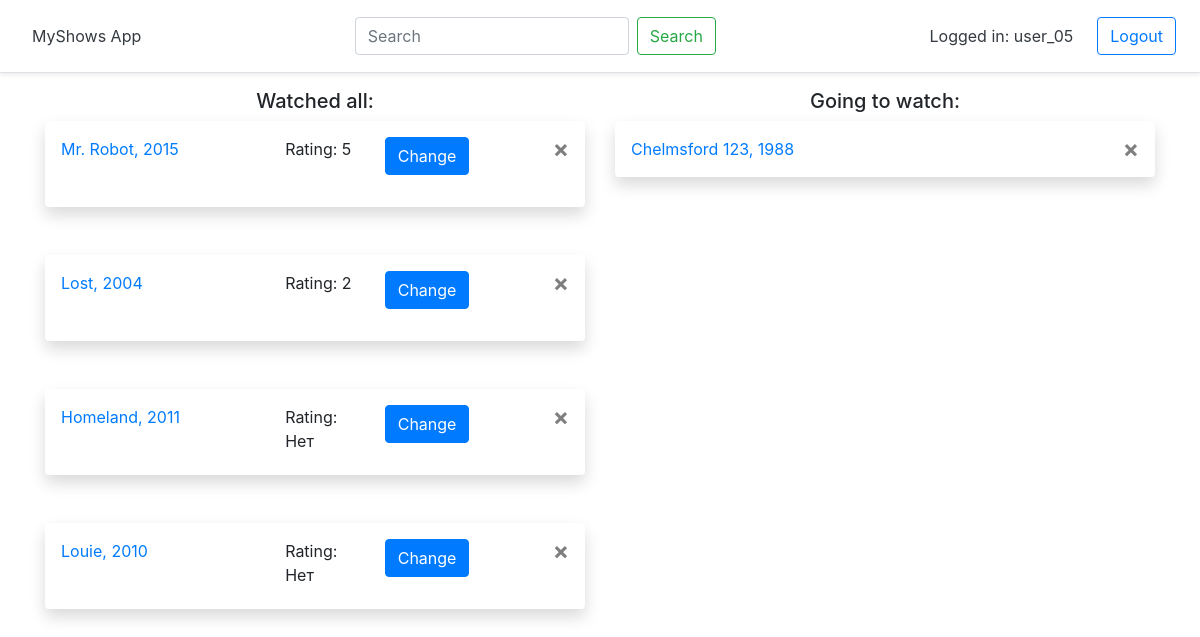
Screenshot of / (signed in) with the database file from the repository.
### tracker/models.py (models this page shows, shortened)
class SerialComplete(models.Model):
    user_link = models.ForeignKey(settings.AUTH_USER_MODEL, on_delete=models.CASCADE)
    myshows_id = models.PositiveSmallIntegerField(default=0)
    title_eng = models.CharField(max_length=50)
    year = models.PositiveSmallIntegerField(default=0)
    rating = models.CharField(max_length=50, default='No')

class SerialLater(models.Model):
    user_link = models.ForeignKey(settings.AUTH_USER_MODEL, on_delete=models.CASCADE)
    myshows_id = models.PositiveSmallIntegerField(default=0)
    title_eng = models.CharField(max_length=50)
    year = models.PositiveSmallIntegerField(default=0)

### tracker/views.py (the view)
# urls.py: path('', views.index , name='index'),
@login_required
def index(request):
    user = request.user
    form_rating = RatingForm()
    serial_change_id = None
    if 'del_later' in request.POST:
        myshows_id = request.POST['del_later']
        delete_seriallater(myshows_id, user.id)
    if 'del_complete' in request.POST:
        myshows_id = request.POST['del_complete']
        delete_serialcomplete(myshows_id, user.id)
    if 'set_rating' in request.POST:
         form_rating = RatingForm(request.POST)
         if form_rating.is_valid():
             myshows_id = request.POST['set_rating']
             rating = request.POST['rating']
             set_rating(myshows_id, user.id, rating)
    if 'change_rating' in request.POST:
        serial_change_id = int(request.POST['change_rating'])
    serials_later_page = pagination(
        serials=set_all_seriallater(user),
        page=request.GET.get('page1'))
    serials_complete_page = pagination(
        serials=set_all_serialcomplete(user),
        page=request.GET.get('page2'))
    context = {
        'serials_later': serials_later_page,
        'serials_complete': serials_complete_page,
        'form_rating': form_rating,
        'serial_change_id': serial_change_id
        }
    return render(request, 'tracker/index.html', context)

### tracker/forms.py
class RatingForm(ModelForm):
    class Meta:
        model = SerialComplete
        fields = ['rating']
        widgets = {'rating': Select(choices=RATING_CHOICES,
                                    attrs={'class':'custom-select custom-select-sm'})}

### tracker/services.py (called while the page is built)
def set_all_seriallater(user):
    return user.seriallater_set.all()

def set_all_serialcomplete(user):
    return user.serialcomplete_set.all()

def pagination(serials, page):
    paginator = Paginator(serials, 5)
    try:
        serials_page = paginator.page(page)
    except PageNotAnInteger:
        serials_page = paginator.page(1)
    except EmptyPage:
        serials_page = paginator.page(paginator.num_pages)
    return serials_page

### tracker/templates/tracker/index.html (shortened to what this page needs)
{% extends 'tracker/base.html' %}
{% block content %}
<div class="row">
  <div class="col-sm">
    <h5 class="text-center">Watched all:</h5>
    {% for serial in serials_complete %}
    <div class="shadow p-3 mb-5 bg-white rounded">
      <div class="row">
        <div class="col-5">
          <a href="{% url 'detail' id=serial.myshows_id %}">{{ serial.title_eng }}, {{ serial.year }}</a>
        </div>
        {% if serial_change_id == serial.myshows_id %}
        <div class="col">
          <form action="" method="post">
            {% csrf_token %}
            {{ form_rating.as_p }}
          </div>
          <div class="col">
            <button type="submit" name="set_rating" value="{{ serial.myshows_id }}" class="btn btn-primary">Save</button>
          </div>
        </form>
        {% else %}
        <div class="col">
          Rating: {{ serial.rating }}
        </div>
        <div class="col">
          <form action="" method="post">
            <button type="submit" name="change_rating" value="{{ serial.myshows_id }}" class="btn btn-primary">Change</button>
        </div>
        <div class="col">
          <form action="" method="post">
            <button type="submit" name="del_complete" value="{{ serial.myshows_id }}" class="close" aria-label="Close">
              <span class="align-text-top" aria-hidden="true"> &times; </span>
            </button>
          </form>
        </div>
          {% endif %}
      </div>
    </div>
      {% endfor %}
  </div>
  <div class="col-sm">
    <h5 class="text-center">Going to watch:</h5>
    {% for serial in serials_later %}
    <div class="shadow p-3 mb-5 bg-white rounded">
      <div class="row">
        <div class="col">
          <a href="{% url 'detail' id=serial.myshows_id %}">{{ serial.title_eng }}, {{ serial.year }} </a>
        </div>
        <div class="col">
          <form action="" method="post">
            <button type="submit" name="del_later" value="{{ serial.myshows_id }}" class="close" aria-label="Close">
              <span class="align-text-top" aria-hidden="true"> &times; </span>
            </button>
          </form>
        </div>
      </div>
    </div>
    {% endfor %}
  </div>
</div>
{% endblock %}

### tracker/templates/tracker/base.html (shortened to what this page needs)
{% load static %}
<html lang="ru">
<head>
  <link rel="stylesheet" href="https://stackpath.bootstrapcdn.com/bootstrap/4.4.1/css/bootstrap.min.css">
</head>
<body>
  <div class="d-flex flex-column flex-md-row align-items-center p-3 px-md-4 mb-3 bg-white border-bottom shadow-sm">
    <a class="p-2 text-dark" href="{% url 'index' %}">MyShows App</a>
    <div class="mx-auto">
      <form class="form-inline my-2 my-lg-0" method="get" action="{% url 'search_list' %}">
        <input class="form-control mr-sm-2" type="search" placeholder="Search" aria-label="Search" name="search">
        <button class="btn btn-outline-success my-2 my-sm-0" type="submit">Search</button>
      </form>
    </div>
    {% if user.is_authenticated %}
    <nav class="my-2 my-md-0 mr-md-3">
      <a class="p-2 text-dark">Logged in: {{ user.username }}</a>
    </nav>
      <a class="btn btn-outline-primary" href="{% url 'logout' %}?next={{request.path}}">Logout</a>
    {% else %}
      <a class="btn btn-outline-primary" href="{% url 'login' %}">Login / Registration</a>
    {% endif %}
  </div>
  <div class="container">
  {% block content %}
  {% endblock %}
  </div>
</body>
</html>

### rows the page displays
SerialComplete: title_eng "Mr. Robot", year "2015", rating "5", {{ serial.myshows_id }} 42735 (drawn)
SerialComplete: title_eng "Lost", year "2004", rating "2", {{ serial.myshows_id }} 8 (drawn)
SerialComplete: title_eng "Homeland", year "2011", rating "Нет", {{ serial.myshows_id }} 17463 (drawn)
SerialComplete: title_eng "Louie", year "2010", rating "Нет", {{ serial.myshows_id }} 3596 (drawn)
SerialLater: title_eng "Chelmsford 123", year "1988", {{ serial.myshows_id }} 20911 (drawn)

### other values shown
{{ user.username }} "user_05"
